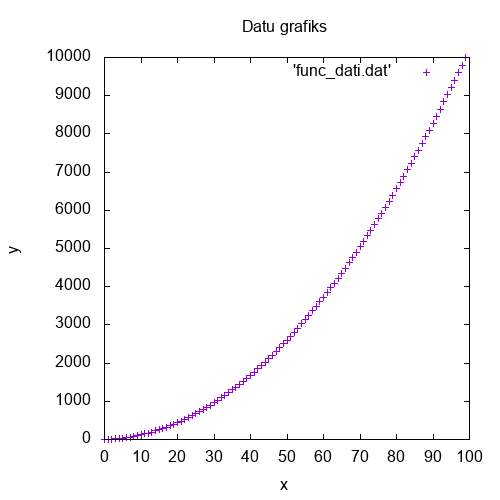

Generate this figure with gnuplot:
set terminal png size 500,500
set output "uzd_2.png"
set xlabel "x"
set ylabel "y"

set title "Datu grafiks"




plot 'func_dati.dat'

